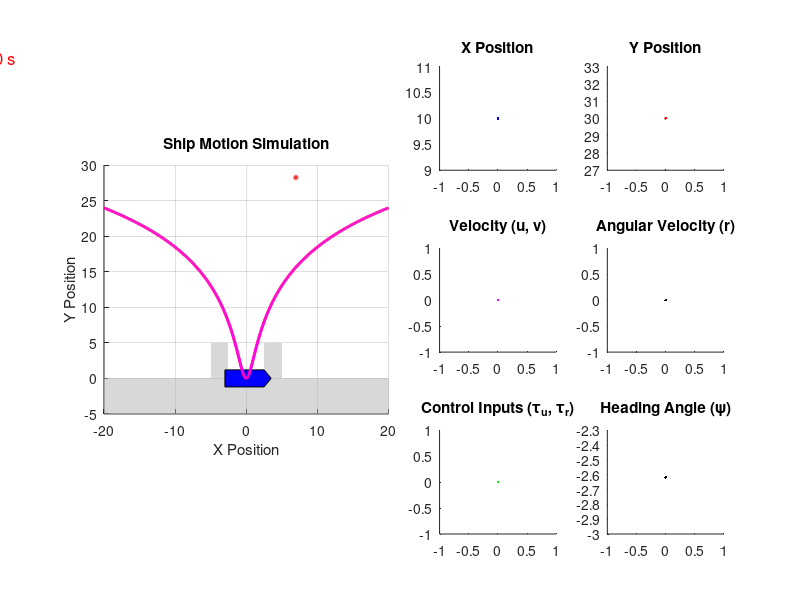

MATLAB code for this plot: (Note: this script raises an error after producing the figure.)
clc; clear; close all;

%% Simulation parameters
dt = 0.01; % Simulation step (fine-grained)
control_update_dt = 0.1; % Control update interval
control_update_steps = control_update_dt / dt; % Control update every 10 steps
T = 40; % Simulation duration
t = 0:dt:T;
N = length(t);

%% Initialize states for x and y
x = zeros(1, N); u = zeros(1, N);
y = zeros(1, N); v = zeros(1, N);
psi = zeros(1, N); r = zeros(1, N);
psi(1) = -150*3.141592/180;
y(1) = 30;
x(1) = 10;

tau_u = zeros(1, N);
tau_r = zeros(1, N);
tau_v = zeros(1, N);

tu = 0;
tr = 0;
tv = 0;
trr = 0;

Fv = 20;
lf = 3.5;
lb = -3.0;
bow = 1;

hp = 4;

alpha1 = 2;
alpha2 = 1;

alpha1b = 2;
alpha2b = 5;

alphac= 10;

Tu_con = 0;
Tv_con = 0;
Tr_con = 0;

acceptance_rad = 0.2;

eta_xd = 0;
eta_yd = 0;

xd = 0;
yd = 0;

a = 4;
b = 4;

%% Figure Setup
fig = figure('Position', [100, 100, 1200, 600]); % Adjust figure size

% Left: Ship Motion Animation
subplot(3, 4, [1 2 5 6 9 10]); % 왼쪽 큰 플롯 (애니메이션)
hold on;
axis equal;
grid on;
xlabel('X Position');
ylabel('Y Position');
title('Ship Motion Simulation');
xlim([-20, 20]); ylim([-5, 30]);

% ** 정박지(Anchorage Area) 추가 **
fill([-50 50 50 -50], [-50 -50 0 0], [0.7 0.7 0.7], 'EdgeColor', 'none', 'FaceAlpha', 0.5);
fill([2.5 5 5 2.5], [0 0 5 5], [0.7 0.7 0.7], 'EdgeColor', 'none', 'FaceAlpha', 0.5);
fill([-2.5 -5 -5 -2.5], [0 0 5 5], [0.7 0.7 0.7], 'EdgeColor', 'none', 'FaceAlpha', 0.5);

% Initial ship shape (Pentagon)
ship_x = [3.5 2.5 -3 -3 2.5]; % Shape of the ship (pentagon)
ship_y = [0 1.2 1.2 -1.2 -1.2];

% Plot initial ship
ship_plot = fill(ship_x, ship_y, 'b'); % Ship shape

% ** Acceptence Radius 업데이트 (선두와 선미 위치에 원 그리기) **
theta = psi(1); % 초기 선박의 회전각
radii = acceptance_rad * ones(1, 2);  % 두 원의 반지름 (선두, 선미)
center_x = [x(1) + lf * cos(theta), x(1) + lb * cos(theta)]; % 선두, 선미의 x 위치
center_y = [y(1) + lf * sin(theta), y(1) + lb * sin(theta)]; % 선두, 선미의 y 위치

% 선두와 선미에 빨간 원 추가
circle_hf = rectangle('Position', [center_x(1)-acceptance_rad, center_y(1)-acceptance_rad, 2*acceptance_rad, 2*acceptance_rad], 'Curvature', [1, 1], 'EdgeColor', 'r', 'LineWidth', 2);
circle_hb = rectangle('Position', [center_x(2)-acceptance_rad, center_y(2)-acceptance_rad, 2*acceptance_rad, 2*acceptance_rad], 'Curvature', [1, 1], 'EdgeColor', 'r', 'LineWidth', 2);

% Add y = ln(x^2 + 1) plot in red
x_vals = linspace(-20, 20, 1000);  % Define a range for x values
y1_vals = a*log(x_vals.^2 + 1); 
y2_vals = b*log(x_vals.^2 + 1); 

% Plot the function in red
plot( x_vals, y1_vals, 'r', 'LineWidth', 2);
plot( x_vals, y2_vals, 'm', 'LineWidth', 2);

% Add simulation time display (Top-left corner)
time_text = text(-45, 45, 'Time: 0.00 s', 'FontSize', 12, 'Color', 'r');

% Right: 3x2 Subplots
ax(1) = subplot(3,4,3); hold on; title('X Position');
ax(2) = subplot(3,4,4); hold on; title('Y Position');
ax(3) = subplot(3,4,7); hold on; title('Velocity (u, v)');
ax(4) = subplot(3,4,8); hold on; title('Angular Velocity (r)');
ax(5) = subplot(3,4,11); hold on; title('Control Inputs (\tau_u, \tau_r)');
ax(6) = subplot(3,4,12); hold on; title('Heading Angle (\psi)');

% 선을 미리 생성 (plot 업데이트 최적화)
line_x = plot(ax(1), t(1), x(1), 'b');
line_y = plot(ax(2), t(1), y(1), 'r');
line_u = plot(ax(3), t(1), u(1), 'g');
line_v = plot(ax(3), t(1), v(1), 'm');
line_r = plot(ax(4), t(1), r(1), 'k');
line_tau_u = plot(ax(5), t(1), tau_u(1), 'b');
line_tau_r = plot(ax(5), t(1), tau_r(1), 'r');
line_tau_v = plot(ax(5), t(1), tau_v(1), 'g');
line_psi = plot(ax(6), t(1), psi(1), 'k');


% 세로선(Vertical Line) 추가
for i = 1:6
    vline_x(i) = xline(ax(i), t(1), '--k', 'LineWidth', 1.2);
end


%% Simulation loop
for i = 2:N
    if mod(i, control_update_steps) == 0 
        %% Control Input Calculation
        u_dot = (-Xu*u(i-1) - Xuu*sqrt(u(i-1)*u(i-1))*u(i-1))/M;
        v_dot = (-Yv*v(i-1) -Yr*r(i-1) - Yvv*sqrt(v(i-1)*v(i-1))*v(i-1))/M;
        r_dot = (-Nv*v(i-1) -Nr*r(i-1) - Nrrr*r(i-1)*r(i-1)*r(i-1))/I;        

        %CBF
        x_f = x(i-1) + lf*cos(psi(i-1));
        y_f = y(i-1) + lf*sin(psi(i-1));
        x_dot_f = u(i-1)*cos(psi(i-1)) - v(i-1)*sin(psi(i-1)) - lf*r(i-1)*sin(psi(i-1));
        y_dot_f = u(i-1)*sin(psi(i-1)) + v(i-1)*cos(psi(i-1)) + lf*r(i-1)*cos(psi(i-1));        
        hf = y_f - a*log(x_f*x_f + 1);
        hf_dot = y_dot_f - 2*a*x_f*x_dot_f/(x_f*x_f + 1);
        etayf = -2*a*x_f/(x_f*x_f + 1);
        hf_dotdot = u_dot*sin(psi(i-1)) + v_dot*cos(psi(i-1)) + lf*r_dot*cos(psi(i-1)) + u(i-1)*r(i-1)*cos(psi(i-1)) - v(i-1)*r(i-1)*sin(psi(i-1)) - lf*r(i-1)*r(i-1)*sin(psi(i-1)) + 4*a*x_f*x_f*x_dot_f*x_dot_f/((x_f*x_f + 1)*(x_f*x_f + 1)) - 2*a*x_dot_f*x_dot_f/(x_f*x_f+1) + etayf*(-u(i-1)*r(i-1)*sin(psi(i-1)) - v(i-1)*r(i-1)*cos(psi(i-1)) - r(i-1)*r(i-1)*lf*cos(psi(i-1)));
        hf_cbf = (hf + (alpha1 + alpha2)*hf_dot + alpha1*alpha2*hf_dotdot)/(alpha1*alpha2);

        % x_b = x(i-1) + lb*cos(psi(i-1));
        % y_b = y(i-1) + lb*sin(psi(i-1));
        % x_dot_b = u(i-1)*cos(psi(i-1)) - v(i-1)*sin(psi(i-1)) - lb*r(i-1)*sin(psi(i-1));
        % y_dot_b = u(i-1)*sin(psi(i-1)) + v(i-1)*cos(psi(i-1)) + lb*r(i-1)*cos(psi(i-1));        
        % hb = y_b - b*log(x_b*x_b + 1);
        % hb_dot = y_dot_b - 2*b*x_b*x_dot_b/(x_b*x_b + 1);
        % etayb = -2*b*x_b/(x_b*x_b + 1);
        % hb_dotdot = u_dot*sin(psi(i-1)) + v_dot*cos(psi(i-1)) + lb*r_dot*cos(psi(i-1)) + u(i-1)*r(i-1)*cos(psi(i-1)) - v(i-1)*r(i-1)*sin(psi(i-1)) - lb*r(i-1)*r(i-1)*sin(psi(i-1)) + 4*b*x_b*x_b*x_dot_b*x_dot_b/((x_b*x_b + 1)*(x_b*x_b + 1)) - 2*b*x_dot_b*x_dot_b/(x_b*x_b+1) + etayb*(-u(i-1)*r(i-1)*sin(psi(i-1)) - v(i-1)*r(i-1)*cos(psi(i-1)) - r(i-1)*r(i-1)*lb*cos(psi(i-1)));
        % hb_cbf = (hb + (alpha1 + alpha2)*hb_dot + alpha1*alpha2*hb_dotdot)/(alpha1*alpha2);
        x_b = x(i-1) + lb*cos(psi(i-1));
        y_b = y(i-1) + lb*sin(psi(i-1));
        x_dot_b = u(i-1)*cos(psi(i-1)) - v(i-1)*sin(psi(i-1)) - lb*r(i-1)*sin(psi(i-1));
        y_dot_b = u(i-1)*sin(psi(i-1)) + v(i-1)*cos(psi(i-1)) + lb*r(i-1)*cos(psi(i-1));        
        hb = y_b - a*log(x_b*x_b + 1);
        hb_dot = y_dot_b - 2*a*x_b*x_dot_b/(x_b*x_b + 1);
        etayb = -2*a*x_b/(x_b*x_b + 1);
        hb_dotdot = u_dot*sin(psi(i-1)) + v_dot*cos(psi(i-1)) + lb*r_dot*cos(psi(i-1)) + u(i-1)*r(i-1)*cos(psi(i-1)) - v(i-1)*r(i-1)*sin(psi(i-1)) - lb*r(i-1)*r(i-1)*sin(psi(i-1)) + 4*a*x_b*x_b*x_dot_b*x_dot_b/((x_b*x_b + 1)*(x_b*x_b + 1)) - 2*a*x_dot_b*x_dot_b/(x_b*x_b+1) + etayb*(-u(i-1)*r(i-1)*sin(psi(i-1)) - v(i-1)*r(i-1)*cos(psi(i-1)) - r(i-1)*r(i-1)*lb*cos(psi(i-1)));
        hb_cbf = (hb + (alpha1b + alpha2b)*hb_dot + alpha1b*alpha2b*hb_dotdot)/(alpha1b*alpha2b);


        %CLF
        eta_x = x(i-1) + hp*cos(psi(i-1));
        eta_y = y(i-1) + hp*sin(psi(i-1));
        eta_x_dot = u(i-1)*cos(psi(i-1)) - v(i-1)*sin(psi(i-1)) - r(i-1)*hp*sin(psi(i-1));
        eta_y_dot = u(i-1)*sin(psi(i-1)) + v(i-1)*cos(psi(i-1)) + r(i-1)*hp*cos(psi(i-1));

        clf_x = -u_dot*cos(psi(i-1)) + v_dot*sin(psi(i-1)) + r_dot*hp*sin(psi(i-1)) + u(i-1)*r(i-1)*sin(psi(i-1)) + v(i-1)*r(i-1)*cos(psi(i-1)) + hp*r(i-1)*r(i-1)*cos(psi(i-1)) - 5*(eta_x_dot - xd);
        clf_y = -u_dot*sin(psi(i-1)) - v_dot*cos(psi(i-1)) - r_dot*hp*cos(psi(i-1)) - u(i-1)*r(i-1)*cos(psi(i-1)) + v(i-1)*r(i-1)*sin(psi(i-1)) + hp*r(i-1)*r(i-1)*sin(psi(i-1)) - 5*(eta_y_dot - yd);

        clfxd = (eta_x - eta_xd)*(eta_x - eta_xd);
        clfyd = (eta_y - eta_yd)*(eta_y - eta_yd);

        %CBF
        %% MILP CBF
        % Gurobi 모델 생성
        model = struct();

        % 목적 함수 정의 (비용 함수가 제곱 형태)
        % x1^2 + x2^2 + x3^2 (이차 목적 함수)
        model.Q = sparse([1, 0, 0, 0, 0, 0, 0, 0, 0;
                          0, 1, 0, 0, 0, 0, 0, 0, 0;
                          0, 0, 100000, 0, 0, 0, 0, 0, 0;
                          0, 0, 0, 100000, 0, 0, 0, 0, 0;
                          0, 0, 0, 0, 10000, 0, 0, 0, 0;
                          0, 0, 0, 0, 0, 1, 0, 0, 0;
                          0, 0, 0, 0, 0, 0, 10000000, 0, 0; ...
                          0, 0, 0, 0, 0, 0, 0, 100000000, 0; ...
                          0, 0, 0, 0, 0, 0, 0, 0, 100000000;]);  % 대각선에 1을 넣어서 각 변수를 제곱하는 형태로 설정
        model.obj = [0, 0, 0, 0, 0, 0, 0, 0, 0];  % 1차 항은 0 (단지 제곱 항만 목적 함수로 사용)


        % 제약 조건 정의
        model.A = sparse([        
            (eta_x - eta_xd)*control_update_dt, 0, 1, 0, 0, 0, 0, 0, 0;
            0, (eta_y - eta_yd)*control_update_dt, 0, 1, 0, 0, 0, 0, 0;
            -1, 0, 0, 0, cos(psi(i-1))/M, -hp*sin(psi(i-1))/I, -Fv*sin(psi(i-1))/M - Fv*bow*hp*sin(psi(i-1))/I, 0, 0;
            0, -1, 0, 0, sin(psi(i-1))/M, hp*cos(psi(i-1))/I, Fv*cos(psi(i-1))/M + Fv*bow*hp*cos(psi(i-1))/I, 0, 0;
            0, 0, 0, 0, -(sin(psi(i-1)) + etayf*cos(psi(i-1)))/M, -lf*(cos(psi(i-1)) - etayf*sin(psi(i-1)))/I, -Fv*(cos(psi(i-1)) - etayf*sin(psi(i-1)))/M - lf*bow*Fv*(cos(psi(i-1)) - etayf*sin(psi(i-1)))/I, 1, 0;
            0, 0, 0, 0, -(sin(psi(i-1)) + etayb*cos(psi(i-1)))/M, -lb*(cos(psi(i-1)) - etayb*sin(psi(i-1)))/I, -Fv*(cos(psi(i-1)) - etayb*sin(psi(i-1)))/M - lb*bow*Fv*(cos(psi(i-1)) - etayb*sin(psi(i-1)))/I, 0, 1;              
        ]);

        model.rhs = [-alphac*clfxd - (eta_x - eta_xd)*xd;-alphac*clfyd- (eta_y - eta_yd)*yd; clf_x; clf_y; hf_cbf; hb_cbf+10000];
        model.sense = ['<','<','=','=', '<','<'];  
        model.modelsense = 'min';  % 최소화 문제
        model.lb = [-inf; -inf; -inf; -inf; -40; -20; -1.5; -inf; -inf];  % 변수 각각 음수 값이 허용
        model.ub = [inf; inf; inf; inf; 40; 20; 1.5; inf; inf];  % 상한 설정
        model.vtype = 'CCCCCCICC';   

        % 모델 최적화 실행
        result = gurobi(model,struct('OutputFlag', 0));

        % disp(['x1 (실수 변수): ', num2str(result.x(1))]);
        % disp(['x2 (실수 변수): ', num2str(result.x(2))]);
        % disp(['x3 (실수 변수): ', num2str(result.x(3))]);
        disp(['CBF heading: ', num2str(hf)]);
        disp(['CBF back: ', num2str(hb)]);
        disp(['slack heading : ', num2str(result.x(8))]);
        disp(['slack back : ', num2str(result.x(9))]);

        tu = result.x(5);  % Surge force
        tr = result.x(6) + Fv*bow*result.x(7);%result.x(3) + Fv*bow*result.x(1);    % Yaw torque
        trr = result.x(6);
        tv = Fv*result.x(7);
        xd = xd + result.x(1)*control_update_dt;
        yd = yd + result.x(2)*control_update_dt;

    end

    %% System update
    M = 37.758;
    I = 18.35; 
    Xu = 8.9149;
    Xuu = 11.2101;
    Nr = 16.9542;
    Nrrr = 12.8966;
    Yv = 15;
    Yvv = 3;
    Yr = 6;
    Nv = 6;
    
    % Update states using Euler integration
    tau_u(i) = tu;
    tau_r(i) = trr;
    tau_v(i) = tv;
    
    x_dot = u(i-1)*cos(psi(i-1)) - v(i-1)*sin(psi(i-1));
    y_dot = u(i-1)*sin(psi(i-1)) + v(i-1)*cos(psi(i-1));
    u_dot = (-Xu*u(i-1) - Xuu*sqrt(u(i-1)*u(i-1))*u(i-1) + tau_u(i))/M;
    v_dot = (-Yv*v(i-1) -Yr*r(i-1) - Yvv*sqrt(v(i-1)*v(i-1))*v(i-1) + tau_v(i))/M;
    r_dot = (-Nv*v(i-1) -Nr*r(i-1) - Nrrr*r(i-1)*r(i-1)*r(i-1) + tau_r(i))/I;
    
    x(i) = x(i-1) + x_dot * dt;
    y(i) = y(i-1) + y_dot * dt;
    psi(i) = psi(i-1) + r(i-1) * dt;
    u(i) = u(i-1) + u_dot * dt;
    v(i) = v(i-1) + v_dot * dt;
    r(i) = r(i-1) + r_dot * dt;

    % ** 실시간 선박 업데이트 **
    theta = psi(i); % 선박의 회전각
    R = [cos(theta), -sin(theta); sin(theta), cos(theta)]; % 회전행렬 적용
    ship_rotated = R * [ship_x; ship_y]; % 회전된 선박 좌표
    
    set(ship_plot, 'XData', ship_rotated(1,:) + x(i), 'YData', ship_rotated(2,:) + y(i));
    
    % Update Simulation Time Text
    set(time_text, 'String', sprintf('Time: %.2f s', t(i)));

    % ** Acceptence Radius 업데이트 (선두와 선미 위치에 원 그리기) **
    center_x = [x(i) + lf * cos(psi(i)), x(i) + lb * cos(psi(i))]; % 선두, 선미의 x 위치
    center_y = [y(i) + lf * sin(psi(i)), y(i) + lb * sin(psi(i))]; % 선두, 선미의 y 위치
    
    % 선두와 선미에 빨간 원 추가
    set(circle_hf, 'Position', [center_x(1)-acceptance_rad, center_y(1)-acceptance_rad, 2*acceptance_rad, 2*acceptance_rad]);
    set(circle_hb, 'Position', [center_x(2)-acceptance_rad, center_y(2)-acceptance_rad, 2*acceptance_rad, 2*acceptance_rad]);
    

    % Subplot 업데이트 (선을 이어서 그림)
    set(line_x, 'XData', t(1:i), 'YData', x(1:i));
    set(line_y, 'XData', t(1:i), 'YData', y(1:i));
    set(line_u, 'XData', t(1:i), 'YData', u(1:i));
    set(line_v, 'XData', t(1:i), 'YData', v(1:i));
    set(line_r, 'XData', t(1:i), 'YData', r(1:i));
    set(line_tau_u, 'XData', t(1:i), 'YData', tau_u(1:i));
    set(line_tau_r, 'XData', t(1:i), 'YData', tau_r(1:i));
    set(line_tau_v, 'XData', t(1:i), 'YData', tau_v(1:i));
    set(line_psi, 'XData', t(1:i), 'YData', psi(1:i));

    % Update vertical lines
    for j = 1:6
        set(vline_x(j), 'Value', t(i));
    end

    drawnow;
    
    % Stop simulation if figure is closed
    if ~isvalid(fig)
        break;
    end
end